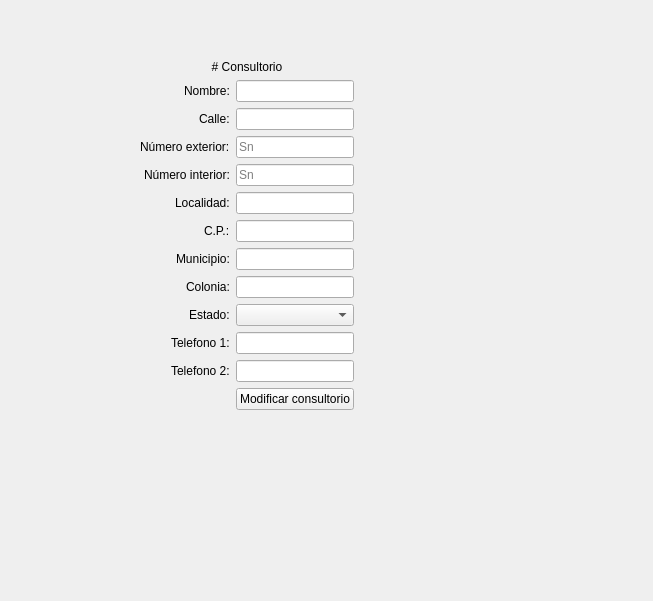
<?xml version="1.0" encoding="UTF-8"?>
<ui version="4.0">
 <class>f_crear_consultorio</class>
 <widget class="QWidget" name="f_crear_consultorio">
  <property name="geometry">
   <rect>
    <x>0</x>
    <y>0</y>
    <width>653</width>
    <height>601</height>
   </rect>
  </property>
  <property name="windowTitle">
   <string>SIHMED - Crear consultorio</string>
  </property>
  <widget class="QWidget" name="formLayoutWidget">
   <property name="geometry">
    <rect>
     <x>140</x>
     <y>60</y>
     <width>451</width>
     <height>444</height>
    </rect>
   </property>
   <layout class="QFormLayout" name="formLayout">
    <property name="sizeConstraint">
     <enum>QLayout::SizeConstraint::SetFixedSize</enum>
    </property>
    <property name="labelAlignment">
     <set>Qt::AlignmentFlag::AlignRight|Qt::AlignmentFlag::AlignTrailing|Qt::AlignmentFlag::AlignVCenter</set>
    </property>
    <property name="formAlignment">
     <set>Qt::AlignmentFlag::AlignCenter</set>
    </property>
    <item row="1" column="0">
     <widget class="QLabel" name="label_2">
      <property name="text">
       <string>Nombre:</string>
      </property>
     </widget>
    </item>
    <item row="1" column="1">
     <widget class="QLineEdit" name="le_nombre_consultorio"/>
    </item>
    <item row="2" column="0">
     <widget class="QLabel" name="label_3">
      <property name="text">
       <string>Calle:</string>
      </property>
     </widget>
    </item>
    <item row="2" column="1">
     <widget class="QLineEdit" name="le_calle"/>
    </item>
    <item row="3" column="0">
     <widget class="QLabel" name="label_6">
      <property name="text">
       <string>Número exterior:</string>
      </property>
     </widget>
    </item>
    <item row="3" column="1">
     <widget class="QLineEdit" name="le_num_exterior">
      <property name="placeholderText">
       <string>Sn</string>
      </property>
     </widget>
    </item>
    <item row="4" column="0">
     <widget class="QLabel" name="label_7">
      <property name="text">
       <string>Número interior:</string>
      </property>
     </widget>
    </item>
    <item row="4" column="1">
     <widget class="QLineEdit" name="le_num_interior">
      <property name="placeholderText">
       <string>Sn</string>
      </property>
     </widget>
    </item>
    <item row="5" column="0">
     <widget class="QLabel" name="label_4">
      <property name="text">
       <string>Localidad:</string>
      </property>
     </widget>
    </item>
    <item row="5" column="1">
     <widget class="QLineEdit" name="le_localidad"/>
    </item>
    <item row="6" column="0">
     <widget class="QLabel" name="label_8">
      <property name="text">
       <string>C.P.:</string>
      </property>
     </widget>
    </item>
    <item row="6" column="1">
     <widget class="QLineEdit" name="le_cp"/>
    </item>
    <item row="7" column="0">
     <widget class="QLabel" name="label_9">
      <property name="text">
       <string>Municipio:</string>
      </property>
     </widget>
    </item>
    <item row="7" column="1">
     <widget class="QLineEdit" name="le_municipio"/>
    </item>
    <item row="8" column="0">
     <widget class="QLabel" name="label_12">
      <property name="text">
       <string>Colonia:</string>
      </property>
     </widget>
    </item>
    <item row="8" column="1">
     <widget class="QLineEdit" name="le_colonia"/>
    </item>
    <item row="9" column="0">
     <widget class="QLabel" name="label_5">
      <property name="text">
       <string>Estado:</string>
      </property>
     </widget>
    </item>
    <item row="9" column="1">
     <widget class="QComboBox" name="cb_estado">
      <property name="maxCount">
       <number>34</number>
      </property>
     </widget>
    </item>
    <item row="10" column="0">
     <widget class="QLabel" name="label_10">
      <property name="text">
       <string>Telefono 1:</string>
      </property>
     </widget>
    </item>
    <item row="10" column="1">
     <widget class="QLineEdit" name="le_telefono"/>
    </item>
    <item row="11" column="0">
     <widget class="QLabel" name="label_11">
      <property name="text">
       <string>Telefono 2:</string>
      </property>
     </widget>
    </item>
    <item row="11" column="1">
     <widget class="QLineEdit" name="le_telefono_dos"/>
    </item>
    <item row="12" column="1">
     <widget class="QPushButton" name="pb_modificar_consultorio">
      <property name="text">
       <string>Modificar consultorio</string>
      </property>
     </widget>
    </item>
    <item row="0" column="0" colspan="2">
     <widget class="QLabel" name="label">
      <property name="layoutDirection">
       <enum>Qt::LayoutDirection::RightToLeft</enum>
      </property>
      <property name="text">
       <string># Consultorio</string>
      </property>
      <property name="textFormat">
       <enum>Qt::TextFormat::MarkdownText</enum>
      </property>
      <property name="alignment">
       <set>Qt::AlignmentFlag::AlignCenter</set>
      </property>
     </widget>
    </item>
   </layout>
  </widget>
 </widget>
 <resources/>
 <connections/>
</ui>
